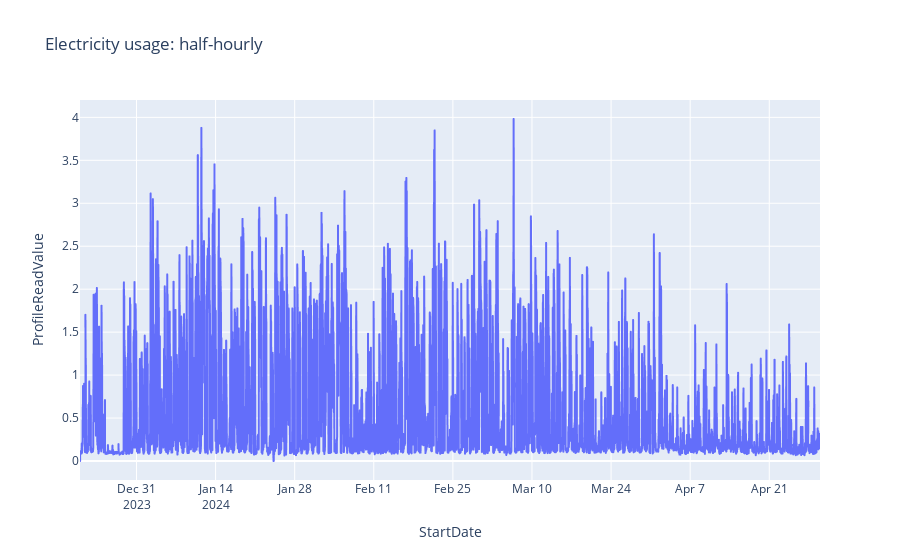

The code cell stored with this chart in its notebook:
### Markdown cell above
### Half-hourly usage

### Code cell
#| echo: false

fig = px.line(df_pd, x="StartDate", y="ProfileReadValue", title="Electricity usage: half-hourly")
fig.show()

### Figure 1 — Plotly figure (JSON) as saved in the notebook; plotly's stock layout.template omitted (floating-point values rounded to 4 significant figures; data arrays with more than 128 entries replaced by an {"elided": "..."} marker saying what was removed)
{"data": [{"hovertemplate": "StartDate=%{x}<br>ProfileReadValue=%{y}<extra></extra>", "legendgroup": "", "line": {"color": "#636efa", "dash": "solid"}, "marker": {"symbol": "circle"}, "mode": "lines", "name": "", "showlegend": false, "type": "scattergl", "x": {"elided": "6288 str values"}, "xaxis": "x", "y": {"elided": "6288 float values"}, "yaxis": "y"}], "layout": {"legend": {"tracegroupgap": 0}, "title": {"text": "Electricity usage: half-hourly"}, "xaxis": {"anchor": "y", "domain": [0, 1], "title": {"text": "StartDate"}}, "yaxis": {"anchor": "x", "domain": [0, 1], "title": {"text": "ProfileReadValue"}}}}
